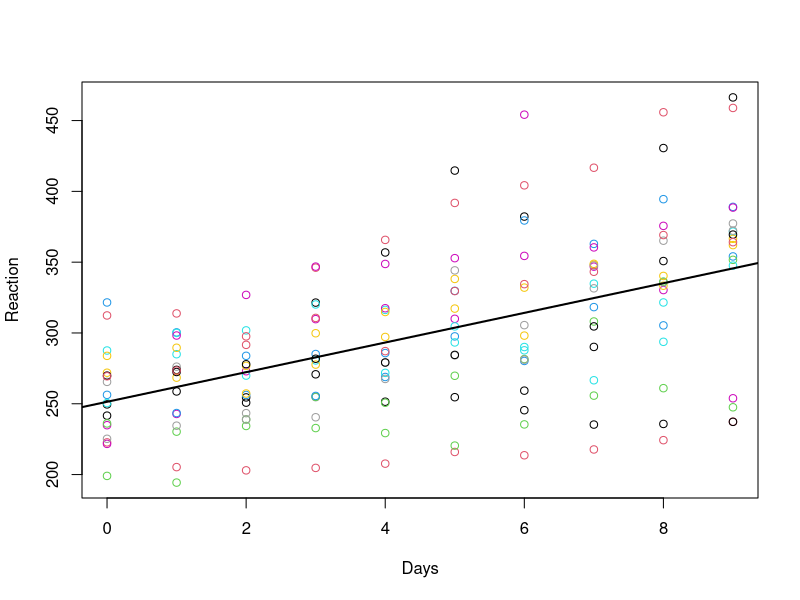
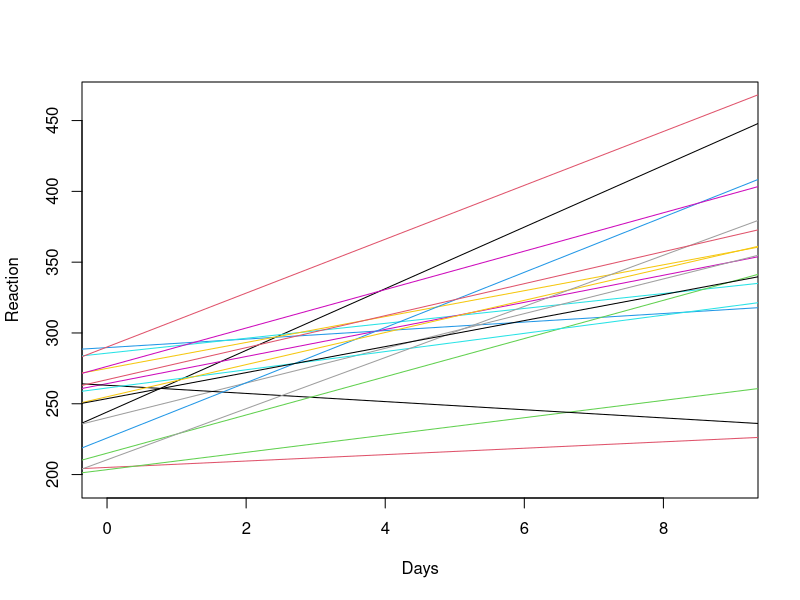
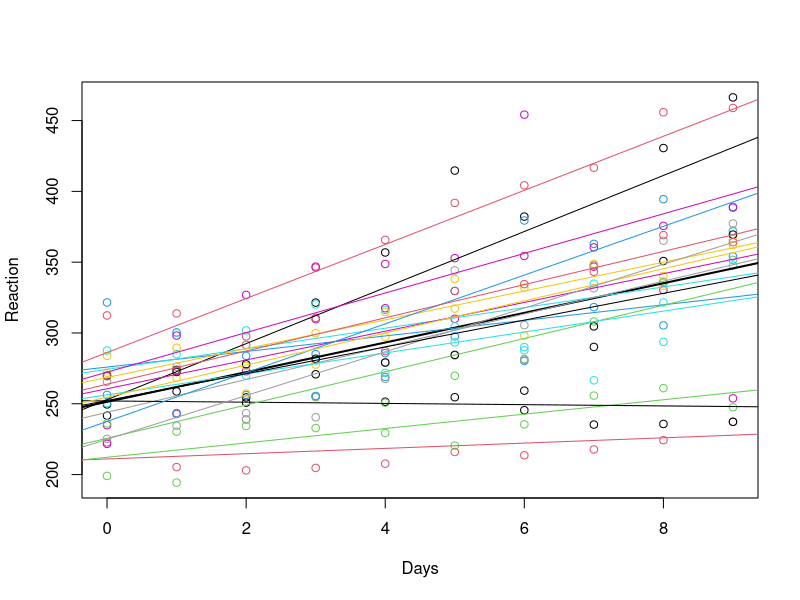

The R script that drew these images, in order:
## ST512 
## Author: Prof Ryan Martin (www4.stat.ncsu.edu/~rmartin)
## R code for analysis of the "sleepstudy" data

library(lme4)
data(sleepstudy)
print(sleepstudy)

ids <- rep(1:18, each=10)

plot(Reaction ~ Days, data=sleepstudy, col=ids)
abline(lm(Reaction ~ Days, data=sleepstudy), lwd=2)

plot(Reaction ~ Days, type="n", data=sleepstudy)
iids <- unique(sleepstudy$Subject)
for(j in seq_along(iids)) {
  
  o.lm <- lm(Reaction ~ Days, data=sleepstudy, subset=Subject==iids[j])
  abline(coef(o.lm), col=j)
  
}

o.lmer <- lmer(Reaction ~ Days + (1 + Days | Subject), data=sleepstudy)
summary(o.lmer)

oo.lmer <- lmer(Reaction ~ Days + (1 | Subject) + (0 + Days | Subject), data=sleepstudy)
summary(oo.lmer)
anova(oo.lmer, o.lmer)

ooo.lmer <- lmer(Reaction ~ Days + (1 | Subject), data=sleepstudy)
summary(ooo.lmer)
anova(ooo.lmer, oo.lmer)

# Visual summary of oo.lmer model fit

ab.fix <- fixef(oo.lmer)
ab.ran <- ranef(oo.lmer)$Subject

plot(Reaction ~ Days, data=sleepstudy, col=ids)
abline(lm(Reaction ~ Days, data=sleepstudy), lwd=2)

for(j in seq_along(ab.ran[,1])) {
  
  a <- ab.fix[1] + ab.ran[j,1]
  b <- ab.fix[2] + ab.ran[j,2]
  abline(a=a, b=b , col=j)
  
}
